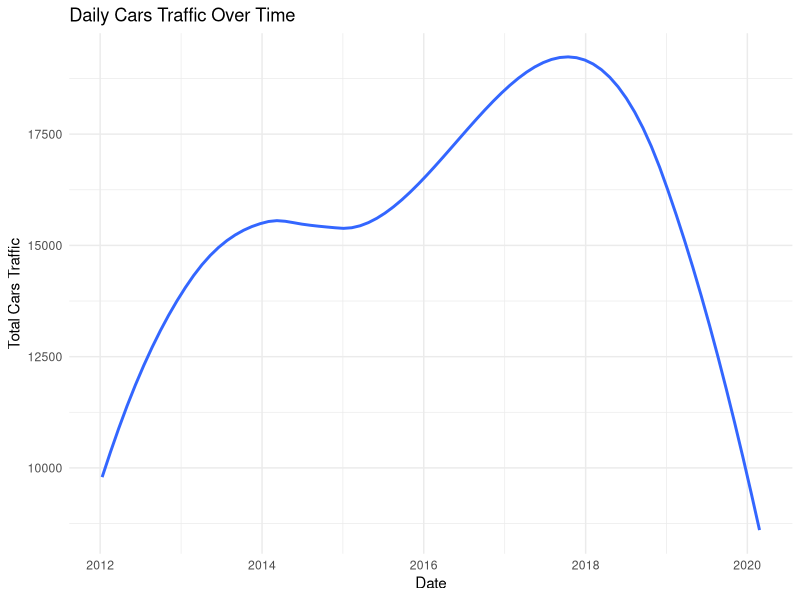
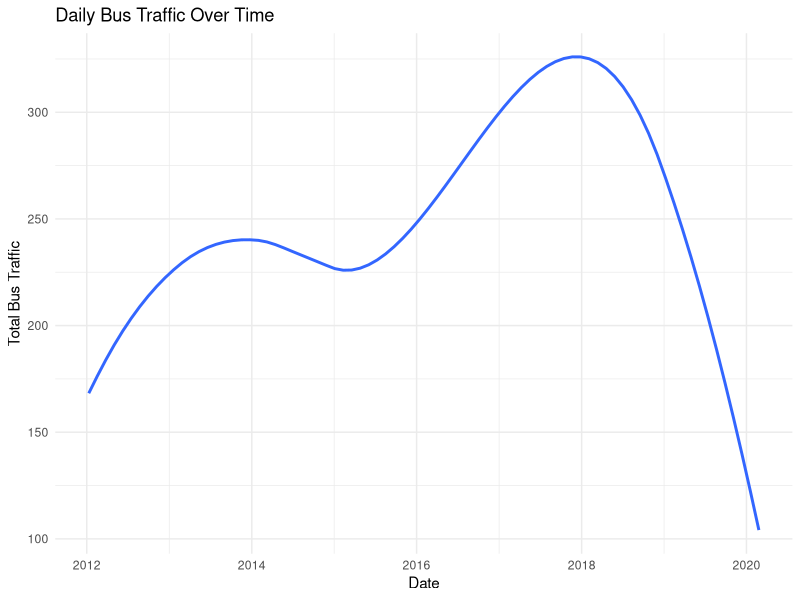
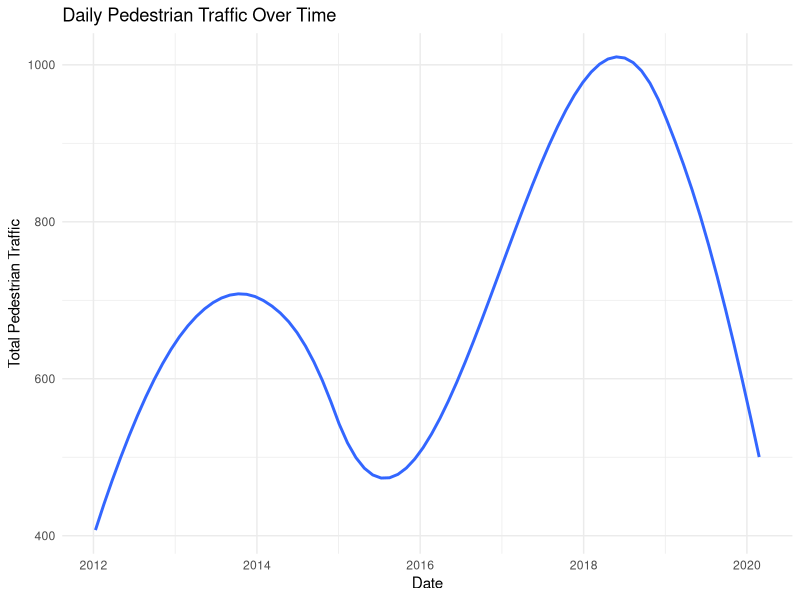
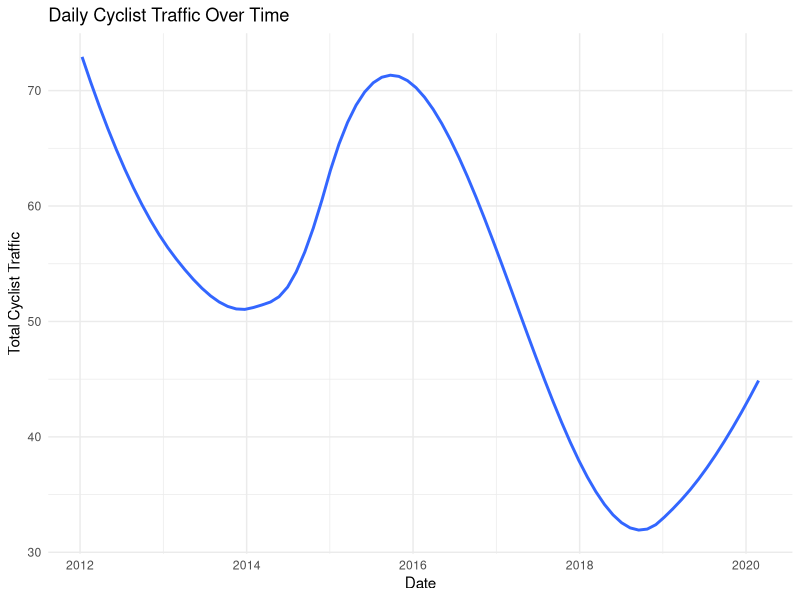
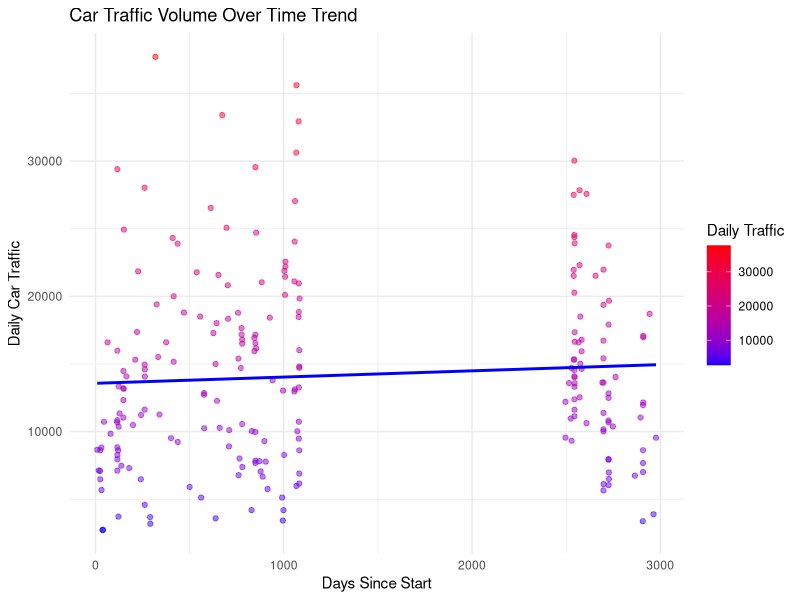
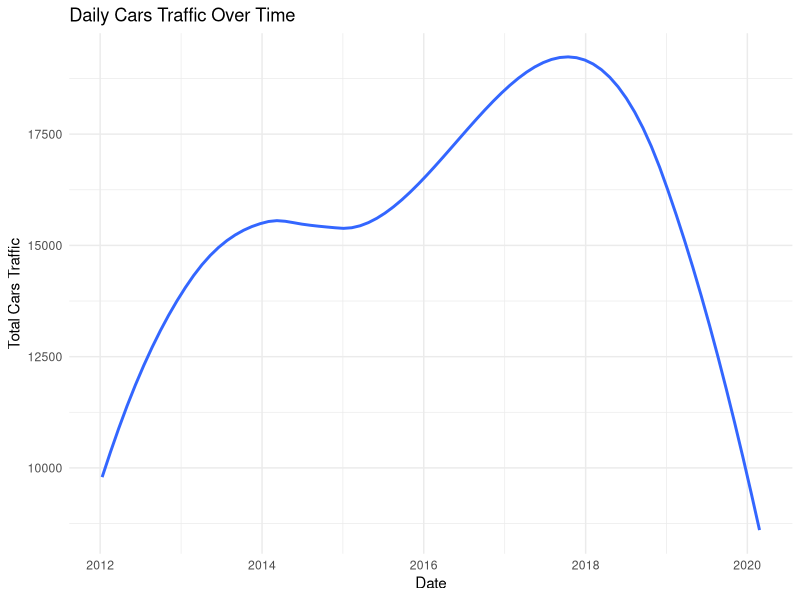
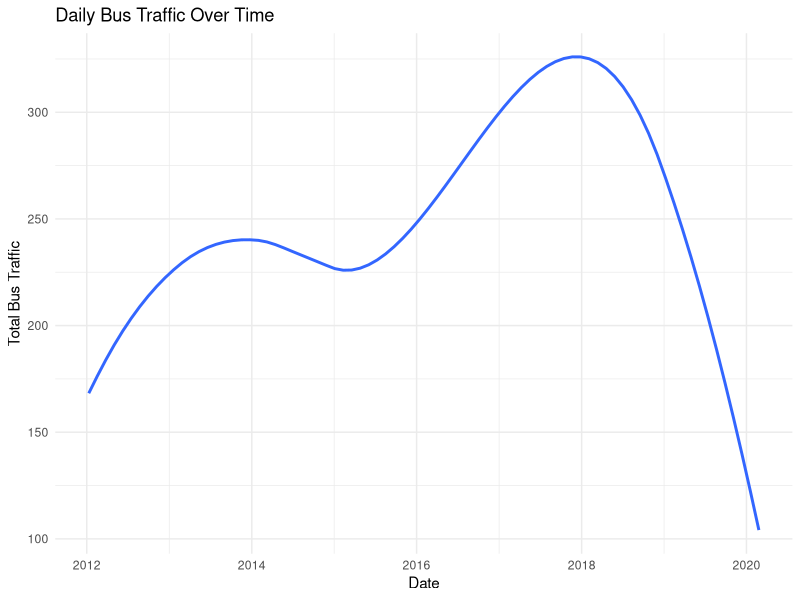
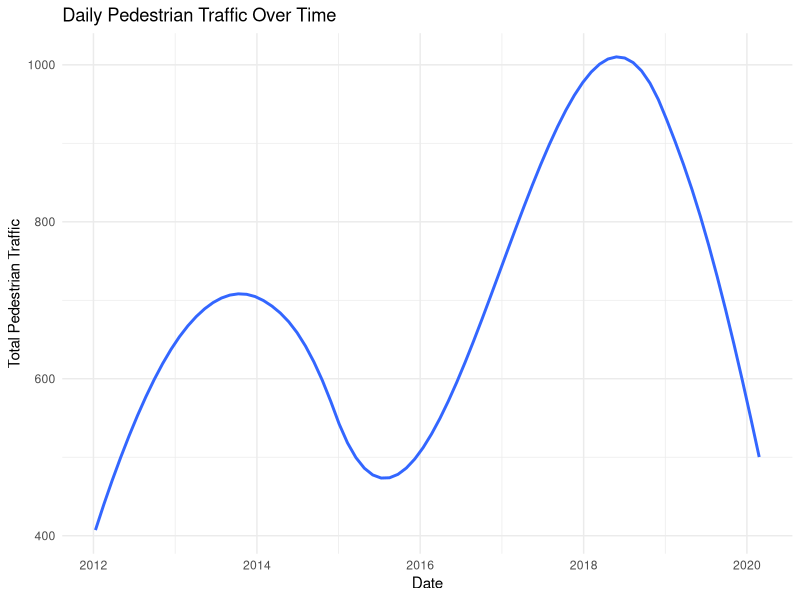

The R script that drew these images, in order:
#### Preamble ####
# Purpose: Exploration of the dataset to gather trends and determine appropriate models  
# Author: Maria Mangru
# Date: March 2024
# Contact:maria.mangru@mail.utoronto.ca
# License: MIT


#### Workspace setup ####
# Load necessary libraries
library(dplyr)
library(ggplot2)
library(tidyr)
library(readr)
library(here)

### Creating Summary Statistics and Visualizations ###

# Load the cleaned data
cleaned_data <- read_csv(here("data", "analysis_data", "cleaned-data.csv"))

# Summary Statistics

# Generate and view summary statistics for traffic data
summary_stats <- cleaned_data %>%
  summarise(
    Mean_Cars = mean(daily_cars, na.rm = TRUE),
    Median_Cars = median(daily_cars, na.rm = TRUE),
    Mean_Buses = mean(daily_bus, na.rm = TRUE),
    Median_Buses = median(daily_bus, na.rm = TRUE),
    Mean_Pedestrians = mean(daily_peds, na.rm = TRUE),
    Median_Pedestrians = median(daily_peds, na.rm = TRUE),
    Mean_Bicycles = mean(daily_bike, na.rm = TRUE),
    Median_Bicycles = median(daily_bike, na.rm = TRUE)
  ) 
# Display the summary statistics
View(summary_stats)

# Visualize Data

# Visualizing daily car traffic over time
line_graph_car <- cleaned_data %>%
  ggplot(aes(x = count_date, y = daily_cars)) +
  geom_smooth(se = FALSE) +  
  labs(title = "Daily Cars Traffic Over Time",
       x = "Date",
       y = "Total Cars Traffic") +
  theme_minimal()

# Display car traffic plot
line_graph_car

# Save car traffic plot
ggsave("./other/outputs/car_traffic_over_time.png", plot = line_graph_car, width = 12, height = 6, units = "in")

# Visualizing daily bus traffic over time
line_graph_buses <- cleaned_data %>%
  ggplot(aes(x = count_date, y = daily_bus)) +
  geom_smooth(se = FALSE) +
  labs(title = "Daily Bus Traffic Over Time",
       x = "Date",
       y = "Total Bus Traffic") +
  theme_minimal()

# Display bus traffic plot
line_graph_buses

# Save bus traffic plot
ggsave("./other/outputs/bus_traffic_over_time.png", plot = line_graph_buses, width = 12, height = 6, units = "in")

# Visualizing daily pedestrian traffic over time
line_graph_pedestrians <- cleaned_data %>%
  ggplot(aes(x = count_date, y = daily_peds)) +
  geom_smooth(se = FALSE) +
  labs(title = "Daily Pedestrian Traffic Over Time",
       x = "Date",
       y = "Total Pedestrian Traffic") +
  theme_minimal()

# Display pedestrian traffic plot
line_graph_pedestrians

# Save pedestrian traffic plot
ggsave("./other/outputs/pedestrian_traffic_over_time.png", plot = line_graph_pedestrians, width = 12, height = 6, units = "in")

# Visualizing daily bike traffic over time
line_graph_cyclists <- cleaned_data %>%
  ggplot(aes(x = count_date, y = daily_bike)) +
  geom_smooth(se = FALSE) +
  labs(title = "Daily Cyclist Traffic Over Time",
       x = "Date",
       y = "Total Cyclist Traffic") +
  theme_minimal()

# Display cyclist traffic plot
line_graph_cyclists

# Save cyclist traffic plot
ggsave("./other/outputs/cyclist_traffic_over_time.png", plot = line_graph_cyclists, width = 12, height = 6, units = "in")



# Visualizing car traffic with respect to the time trend
time_trend_graph_car <- cleaned_data %>%
  ggplot(aes(x = time_trend, y = daily_cars)) +
  geom_point(aes(color = daily_cars), alpha = 0.5) + 
  geom_smooth(method = "lm", se = FALSE, color = "blue") +  
  scale_color_gradient(low = "blue", high = "red") +
  labs(title = "Car Traffic Volume Over Time Trend",
       x = "Days Since Start",
       y = "Daily Car Traffic",
       color = "Daily Traffic") +
  theme_minimal()

# Display car traffic plot with time trend
time_trend_graph_car

# Save the car traffic plot with time trend
ggsave(here("other", "outputs", "car_traffic_time_trend.png"), plot = time_trend_graph_car, width = 12, height = 6, units = "in")





